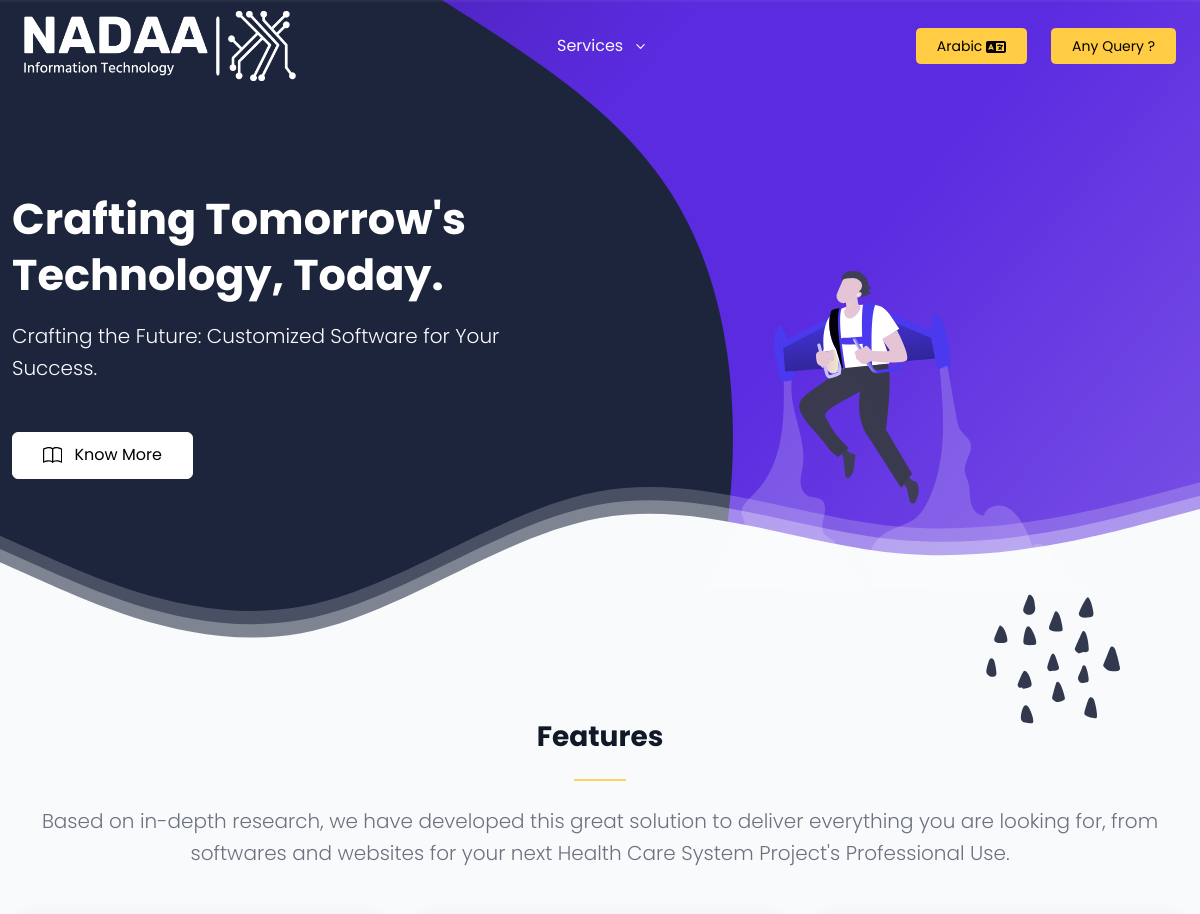
/ (upper part), run on an earlier commit of the app's database.
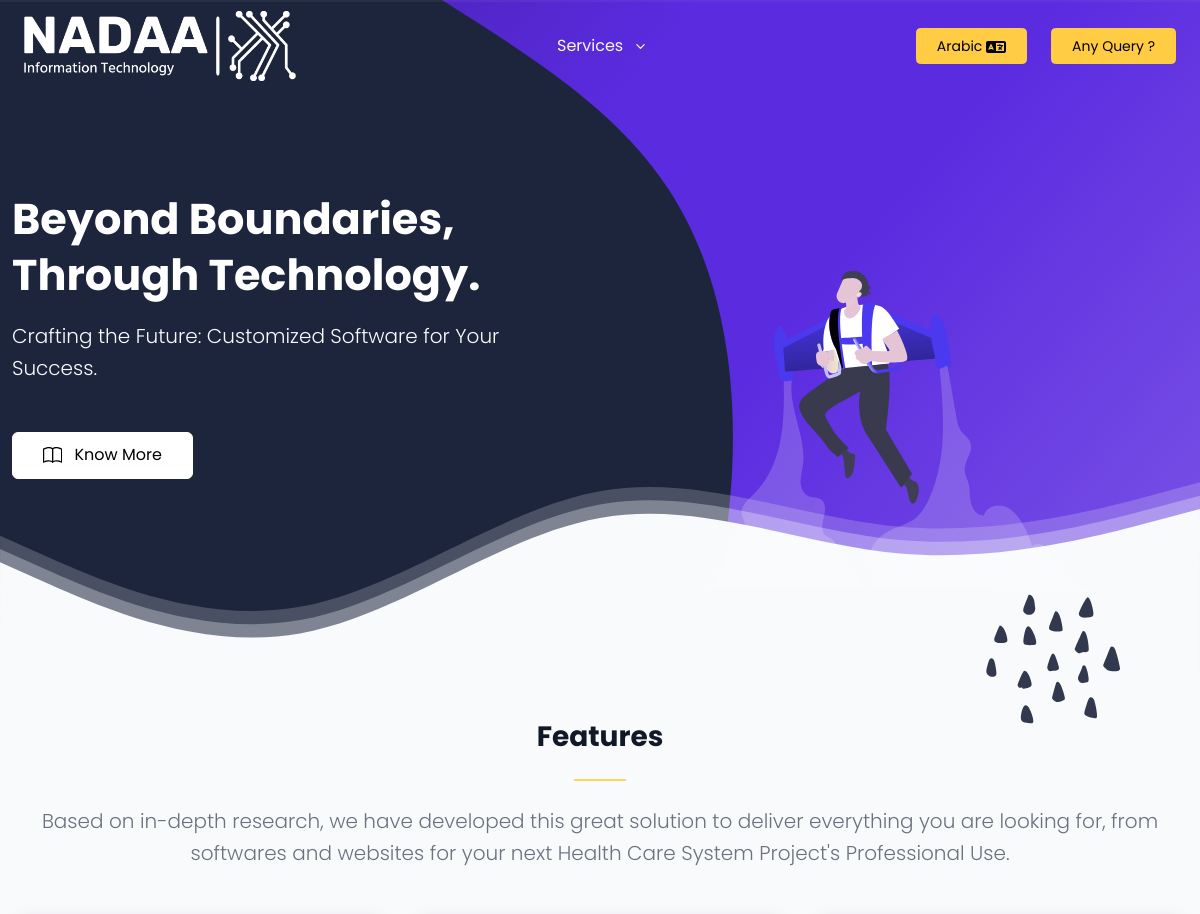
And on a later commit of the database.
### content/models.py (models this page shows, shortened)
class BannerContent(models.Model):
    banner_header_english = models.CharField(max_length=625)
    banner_contnet_english = models.TextField()
    banner_header_arabic = models.CharField(max_length=625)
    banner_contnet_arabic = models.TextField()

### content/views.py (the view)
# urls.py: 2. Add a URL to urlpatterns:  path('', views.home, name='home')
def home(request):
    content = Content.objects.all().last()
    banner = BannerContent.objects.all().last()
    faq = Faq.objects.all()
    aboutus = AboutUs.objects.all().last()
    socialmedia = SocialMedia.objects.all()
    services = Services.objects.all()
    navlist = Navigation.objects.all()
    context={
        'content':content,
        'banner':banner,
        'faq':faq,
        'aboutus':aboutus,
        'socialmedia':socialmedia,
        'services':services,
    'navlist':navlist,
    }
    return render(request,"home.html",context)

### template/home.html (shortened to what the changed rows need)
<!DOCTYPE html>
<html>
{% load static %}
<head>
  <link rel="stylesheet" href='{% static "src/plugins/lightgallery.js/dist/css/lightgallery.min.css" %}' />
  <link rel="stylesheet" href='{% static "src/css/theme.css" %}' />
</head>
<body id="top">
  <main id="content">
    <div id="hero" class="section bg-gradient-primary py-8 py-lg-9 overflow-hidden">
      <figure class="scribble scale-4 opacity-10 top-50 start-0 z-index-n1" data-aos="fade-up-right"
        data-aos-delay="300">
      </figure>
      <figure class="scribble scale-5 opacity-10 top-50 start-0 z-index-n1" data-aos="fade-up-right"
        data-aos-delay="200">
      </figure>
      <figure class="scribble scale-6 opacity-10 top-50 start-0 z-index-n1" data-aos="fade-up-right"
        data-aos-delay="100">
      </figure>
      <figure class="scribble scale-7 opacity-10 top-50 start-0 z-index-n1" data-aos="fade-up-right">
      </figure>
      <div class="container">
        <div class="row justify-content-center">
          <div class="col-md-9 col-lg-6 align-self-center pe-lg-5" data-aos="flip-up">
            <div class="text-center text-lg-start mt-4 mt-lg-0">
              <div class="mb-5">
                <h1 class="display-5 fw-bold text-white mb-3">
                  {{banner.banner_header_english}}
                </h1>
                <p class="lead text-light">
                  {{banner.banner_contnet_english}}
                </p>
              </div>
            </div>
          </div>
        </div>
      </div>
    </div>
    <div id="features" class="section pt-5 pb-4 pb-md-5 bg-light">
      <div class="container">
        <header class="text-center mx-auto mb-5">
          <h2 class="h3 fw-bold">Features</h2>
        </header>
      </div>
    </div>
  </main>
</body>
</html>

What changed in the data, as far as the page shows it:
changed BannerContent "Crafting the Future: Customized Software for Your Success.": banner_header_english "Crafting Tomorrow's Technology, Today." → "Beyond Boundaries, Through Technology."
